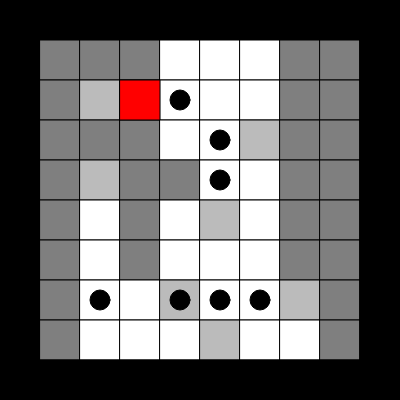
Frame 1 (no input)
Frame 60 (no input): identical to frame 1, image omitted
Frame 120 (the mouse pressed at the canvas centre since frame 60): identical to frame 1, image omitted

The p5.js sketch that drew this single still picture (run headless with seeded random() and noise() and a simulated clock; from frame 60 on, the mouse is pressed at the canvas centre):

// p5.js sketch
// ── sketch.js
var squareScale = 40;
var blocCollide = 0;


var carte = [
      			 0,0,0,0,0,0,0,0,0,0,
      			 0,1,1,1,2,2,2,1,1,0,
      			 0,1,4,2,2,2,2,1,1,0,
      		   0,1,1,1,2,2,4,1,1,0,
      			 0,1,4,1,1,2,2,1,1,0,
      			 0,1,2,1,2,4,2,1,1,0,
      			 0,1,2,1,2,2,2,1,1,0,
      			 0,1,2,2,4,2,2,4,1,0,
      			 0,1,2,2,2,4,2,2,1,0,
      			 0,0,0,0,0,0,0,0,0,0
      			];
      			
var grid = function(){
			
      this.show = function(){
        for(var x = 0; x < 10; x++){
          for(var y = 0; y < 10; y++){
            var bloc = y * 10 + x;
            if(carte[bloc] === 0){
              fill(0, 0, 0);
              rect(x * squareScale, y * squareScale, squareScale, squareScale);
            }
            else if(carte[bloc] === 1){
              fill(127, 127, 127);
              rect(x * squareScale, y * squareScale, squareScale, squareScale);
            }
            else if(carte[bloc] === 3){
              fill(67, 67, 67);
              rect(x * squareScale, y * squareScale, squareScale, squareScale);
            }
            else if(carte[bloc] === 4){
              fill(187, 187, 187);
              rect(x * squareScale, y * squareScale, squareScale, squareScale);
            }
            else{
              fill(255, 255, 255);
              rect(x * squareScale, y * squareScale, squareScale, squareScale);
            }
          }
        } 
      }

}

var gameboard = new grid();

var boxes = function(x, y){
  this.x = x;
  this.y = y;

  this.show = function(){
    fill(0, 0, 0);
    ellipse((this.x * squareScale) + (squareScale / 2),(this.y * squareScale) + (squareScale / 2), squareScale / 2, squareScale / 2);
  }

  this.move = function(dir){

  }


}
var boite = [
              new boxes(4, 2),
              new boxes(5, 3),
              new boxes(5, 4),
              new boxes(6, 7),
              new boxes(5, 7),
              new boxes(4, 7),
              new boxes(2, 7),
            ];


var player = function(){
  this.x = 3;
  this.y = 2;
  
  this.show = function(){
    fill(255, 0, 0);
      rect(this.x * squareScale, this.y * squareScale, squareScale, squareScale );
  }
  
}
  
var okarin = new player();

function keyPressed() {
  switch(keyCode){
    case RIGHT_ARROW:
      var collide = okarin.x + 1;
      blocCollide = okarin.y * 10 + collide;
      
      for(var i = 0; i < boite.length; i++){
          var boxecollide = boite[i].y *10 + boite[i].x;
          if(blocCollide === boxecollide){
            for(var j = 0; j < boite.length; j++){
              var ndboxecollide = boite[j].y *10 + boite[j].x;
              if(boxecollide + 1 === ndboxecollide){
                okarin.x--;
                boite[i].x--;
                break;
              }
            }
            if(carte[boxecollide + 1] === 1 || carte[boxecollide + 1] === 0){
              okarin.x--;
              break;
            }
          boite[i].x++;
          }
      }

      if(carte[blocCollide] === 0){
        break;
      }
      else if(carte[blocCollide] === 1){
        break;
      }
      

      else{
      okarin.x++;
      }
      break;
  

    case LEFT_ARROW:
      var collide = okarin.x - 1;
      blocCollide = okarin.y * 10 + collide;

      for(var i = 0; i < boite.length; i++){
          var boxecollide = boite[i].y *10 + boite[i].x;
          if(blocCollide === boxecollide){
            
              for(var j = 0; j < boite.length; j++){
              var ndboxecollide = boite[j].y *10 + boite[j].x;
              if(boxecollide - 1 === ndboxecollide){
                okarin.x++;
                boite[i].x++;
                break;
              }
            }
            
            if(carte[boxecollide - 1] === 1 || carte[boxecollide - 1] === 0){
              okarin.x++;
              break;
            }
          boite[i].x--;
          }
      }

      if(carte[blocCollide] === 0){
        break;
      }
      else if(carte[blocCollide] === 1){
        break;
      }
      else{
      okarin.x--;
      }
      break;


    case UP_ARROW:
      blocCollide = (okarin.y - 1) * 10 + okarin.x;

      for(var i = 0; i < boite.length; i++){
          var boxecollide = boite[i].y * 10 + boite[i].x;
          if(blocCollide === boxecollide){

              for(var j = 0; j < boite.length; j++){
              var ndboxecollide = boite[j].y *10 + boite[j].x;
              if(boxecollide - 10 === ndboxecollide){
                okarin.y++;
                boite[i].y++;
                break;
              }
            }

            if(carte[boxecollide - 10] === 1 || carte[boxecollide - 10] === 0){
              okarin.y++;
              break;
            }
          boite[i].y--;
          }
      }
      
      if(carte[blocCollide] === 0){
        break;
      }
      else if(carte[blocCollide] === 1){
        break;
      }
      else{
      okarin.y--;
      }
      break;


    case DOWN_ARROW:
      blocCollide = okarin.y * 10 + okarin.x + 10;

      for(var i = 0; i < boite.length; i++){
          var boxecollide = boite[i].y * 10 + boite[i].x;
          if(blocCollide === boxecollide){

              for(var j = 0; j < boite.length; j++){
              var ndboxecollide = boite[j].y *10 + boite[j].x;
              if(boxecollide + 10 === ndboxecollide){
                okarin.y--;
                boite[i].y--;
                break;
              }
            }

            if(carte[boxecollide + 10] === 1 || carte[boxecollide + 10] === 0){
              okarin.y--;
              break;
            }
          boite[i].y++;
          }
      }

      if(carte[blocCollide] === 0){
        break;
      }
      else if(carte[blocCollide] === 1){
        break;
      }
      else{
      okarin.y++;
      }
      break;

  }
  
}


function setup() {
  var cnv = createCanvas(400, 400);
  var x = (windowWidth - width) / 2;
  var y = (windowHeight - height) / 2;
  cnv.position(x, y);
  background(55, 55, 55);
}

function draw() {
  gameboard.show();
  okarin.show();

  for(i = 0; i < boite.length; i++){
    boite[i].show();
  }
}
